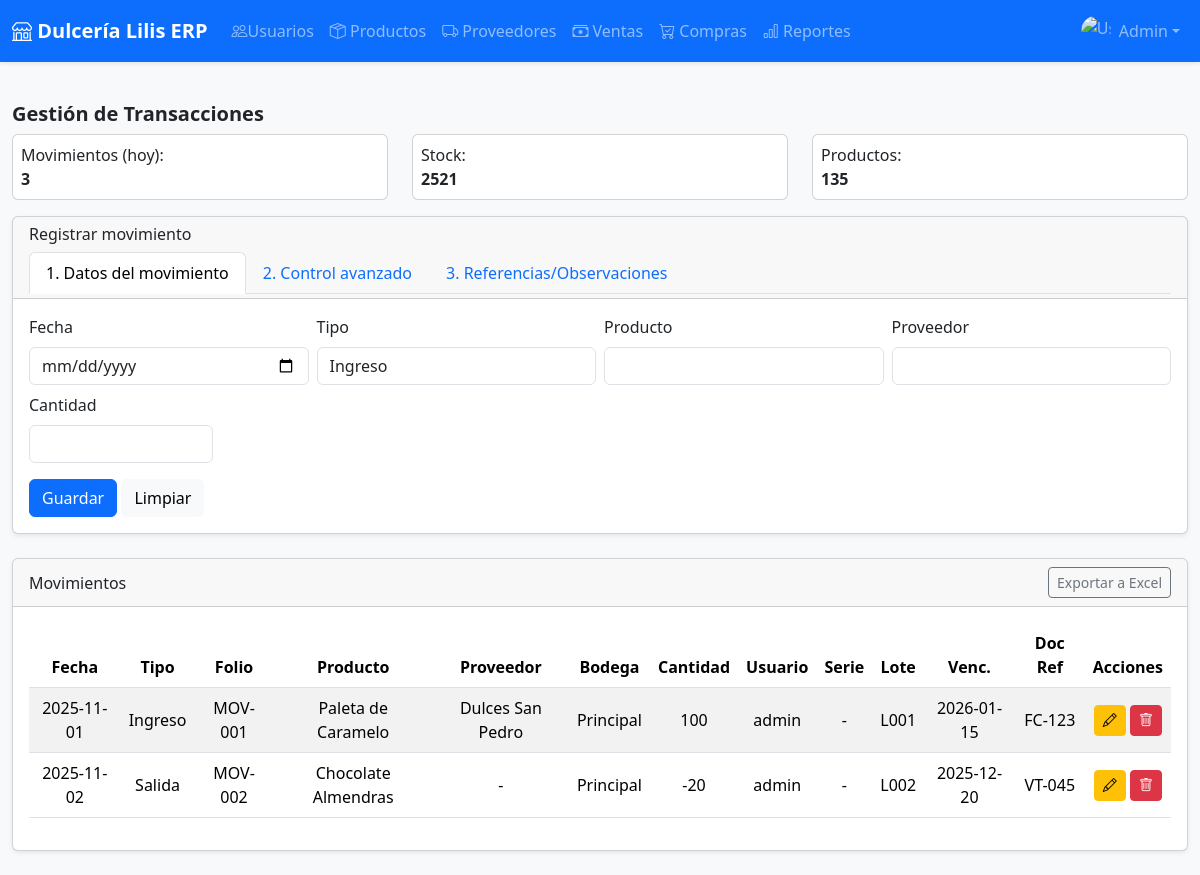
The page /transacciones/ (signed in) on the database its author committed.
### apps/users/models.py (models this page shows, shortened)
class Usuario(AbstractUser):
    ROLES = [
        ('ADMIN', 'Administrador'),
        ('USER', 'Usuario'),
        ('SUPERVISOR', 'Supervisor'),
        ('AUDITOR', 'Auditor'),
        ('OPERADOR', 'Operador'),
    ]
    ESTADOS = [
        ('activo', 'Activo'),
        ('inactivo', 'Inactivo'),
        ('bloqueado', 'Bloqueado'),
    ]
    telefono = models.CharField(max_length=20, blank=True, null=True)
    rol = models.CharField(max_length=20, choices=ROLES, default='USER')
    estado = models.CharField(max_length=20, choices=ESTADOS, default='activo')
    mfa_habilitado = models.BooleanField(default=False)

### apps/transactional/views.py (the view)
# urls.py: path('', views.gestion_transacciones, name='list'),
@login_required
def gestion_transacciones(request):
    movimientos_demo = [
        {
            "fecha": "2025-11-01",
            "tipo": "Ingreso",
            "folio": "MOV-001",
            "producto": "Paleta de Caramelo",
            "proveedor": "Dulces San Pedro",
            "bodega": "Principal",
            "cantidad": 100,
            "usuario": "admin",
            "serie": "-",
            "lote": "L001",
            "venc": "2026-01-15",
            "doc_ref": "FC-123"
        },
        {
            "fecha": "2025-11-02",
            "tipo": "Salida",
            "folio": "MOV-002",
            "producto": "Chocolate Almendras",
            "proveedor": "-",
            "bodega": "Principal",
            "cantidad": -20,
            "usuario": "admin",
            "serie": "-",
            "lote": "L002",
            "venc": "2025-12-20",
            "doc_ref": "VT-045"
        },
    ]
    context = {"movimientos": movimientos_demo}
    return render(request, "gestion_transacciones.html", context)

### apps/transactional/templates/gestion_transacciones.html (shortened to what this page needs)
{% extends "base.html" %}
{% block content %}
<h5 class="fw-bold mt-3">Gestión de Transacciones</h5>
<div class="row mb-3">
    <div class="col-md-4">
        <div class="card p-2">Movimientos (hoy): <span class="fw-bold">3</span></div>
    </div>
    <div class="col-md-4">
        <div class="card p-2">Stock: <span class="fw-bold">2521</span></div>
    </div>
    <div class="col-md-4">
        <div class="card p-2">Productos: <span class="fw-bold">135</span></div>
    </div>
</div>
<div class="card shadow-sm mb-4">
    <div class="card-header pb-1">
        <h6>Registrar movimiento</h6>
        <ul class="nav nav-tabs mt-2" id="movTabs" role="tablist">
            <li class="nav-item">
                <a class="nav-link active" data-bs-toggle="tab" href="#tab-datos" role="tab">
                    1. Datos del movimiento
                </a>
            </li>
            <li class="nav-item">
                <a class="nav-link" data-bs-toggle="tab" href="#tab-avanzado" role="tab">
                    2. Control avanzado
                </a>
            </li>
            <li class="nav-item">
                <a class="nav-link" data-bs-toggle="tab" href="#tab-referencias" role="tab">
                    3. Referencias/Observaciones
                </a>
            </li>
        </ul>
    </div>
    <div class="card-body">
        <div class="tab-content">
            <div class="tab-pane fade show active" id="tab-datos" role="tabpanel">
                <div class="row g-2">
                    <div class="col-md-3">
                        <label class="form-label">Fecha</label>
                        <input type="date" class="form-control">
                    </div>
                    <div class="col-md-3">
                        <label class="form-label">Tipo</label>
                        <select class="form-control">
                            <option>Ingreso</option>
                        </select>
                    </div>
                    <div class="col-md-3">
                        <label class="form-label">Producto</label>
                        <input type="text" class="form-control">
                    </div>
                    <div class="col-md-3">
                        <label class="form-label">Proveedor</label>
                        <input type="text" class="form-control">
                    </div>
                    <div class="col-md-2">
                        <label class="form-label">Cantidad</label>
                        <input type="number" class="form-control">
                    </div>
                </div>
            </div>
        </div>
        <div class="mt-3">
            <button type="button" class="btn btn-primary" onclick="guardarMovimiento()">Guardar</button>
            <button type="button" class="btn btn-light">Limpiar</button>
        </div>
    </div>
</div>
<div class="card shadow-sm">
    <div class="card-header d-flex justify-content-between align-items-center">
        <div>Movimientos</div>
        <button class="btn btn-outline-secondary btn-sm">Exportar a Excel</button>
    </div>
    <div class="card-body">
        <div class="table-responsive">
            <table class="table table-striped align-middle text-center">
                <thead>
                    <tr>
                        <th>Fecha</th>
                        <th>Tipo</th>
                        <th>Folio</th>
                        <th>Producto</th>
                        <th>Proveedor</th>
                        <th>Bodega</th>
                        <th>Cantidad</th>
                        <th>Usuario</th>
                        <th>Serie</th>
                        <th>Lote</th>
                        <th>Venc.</th>
                        <th>Doc Ref</th>
                        <th>Acciones</th>
                    </tr>
                </thead>
                <tbody>
                    {% for m in movimientos %}
                    <tr>
                        <td>{{ m.fecha }}</td>
                        <td>{{ m.tipo }}</td>
                        <td>{{ m.folio }}</td>
                        <td>{{ m.producto }}</td>
                        <td>{{ m.proveedor }}</td>
                        <td>{{ m.bodega }}</td>
                        <td>{{ m.cantidad }}</td>
                        <td>{{ m.usuario }}</td>
                        <td>{{ m.serie }}</td>
                        <td>{{ m.lote }}</td>
                        <td>{{ m.venc }}</td>
                        <td>{{ m.doc_ref }}</td>
                        <td>
                            <button class="btn btn-sm btn-warning" onclick="editarMovimiento('{{ m.folio }}')"><i
                                    class="bi bi-pencil"></i></button>
                            <button class="btn btn-sm btn-danger" onclick="eliminarMovimiento('{{ m.folio }}')"><i
                                    class="bi bi-trash"></i></button>
                        </td>
                    </tr>
                    {% endfor %}
                </tbody>
            </table>
        </div>
    </div>
</div>
{% endblock %}

### templates/partials/navbar.html (shortened to what this page needs)
{% load static %}
<nav class="navbar navbar-expand-lg navbar-dark bg-primary shadow-sm">
    <div class="container-fluid">
        <a class="navbar-brand fw-bold text-white" href="{% url 'dashboard' %}">
            <i class="bi bi-shop"></i> Dulcería Lilis ERP
        </a>
        <div class="collapse navbar-collapse" id="navbarERP">
            <ul class="navbar-nav me-auto mb-2 mb-lg-0">
                <li class="nav-item"><a class="nav-link" href="{% url 'gestion_usuarios' %}"><i
                            class="bi bi-people"></i>Usuarios</a></li>
                <li class="nav-item"><a class="nav-link" href="{% url 'products:list' %}"><i class="bi bi-box-seam"></i>
                        Productos</a></li>
                <li class="nav-item"><a class="nav-link" href="{% url 'suppliers:list' %}"><i class="bi bi-truck"></i>
                        Proveedores</a></li>
                <li class="nav-item"><a class="nav-link" href="{% url 'transactional:list' %}"><i
                            class="bi bi-cash-stack"></i> Ventas</a></li>
                <li class="nav-item"><a class="nav-link" href=""><i class="bi bi-cart-check"></i> Compras</a></li>
                <li class="nav-item"><a class="nav-link" href=""><i class="bi bi-bar-chart"></i> Reportes</a></li>
            </ul>
            <ul class="navbar-nav ms-auto">
                <li class="nav-item dropdown">
                    <a class="nav-link dropdown-toggle d-flex align-items-center" href="#" id="userDropdown"
                        role="button" data-bs-toggle="dropdown" aria-expanded="false">
                        <img src="{% static 'img/user.png' %}" class="rounded-circle me-2" width="30" height="30"
                            alt="User">
                        {{ request.user.username|default:"Invitado" }}
                    </a>
                </li>
            </ul>
        </div>
    </div>
</nav>

### rows shown on the page
Usuario: user.username "Admin", fecha "2025-11-01", tipo "Ingreso", folio "MOV-001", producto "Paleta de Caramelo", proveedor "Dulces San Pedro", bodega "Principal", cantidad "100", usuario "admin", serie "-", lote "L001", venc "2026-01-15", doc_ref "FC-123", fecha "2025-11-02", tipo "Salida", folio "MOV-002", producto "Chocolate Almendras", proveedor "-", cantidad "-20", lote "L002", venc "2025-12-20", doc_ref "VT-045"
